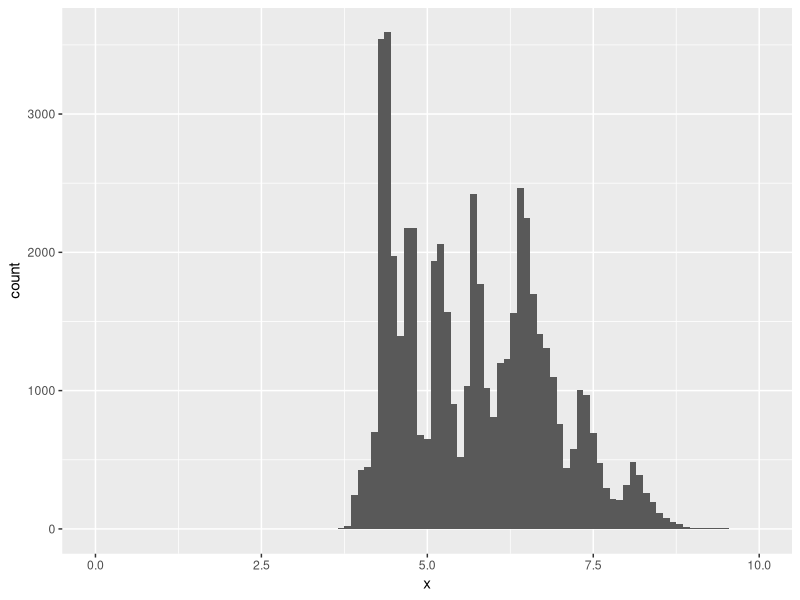
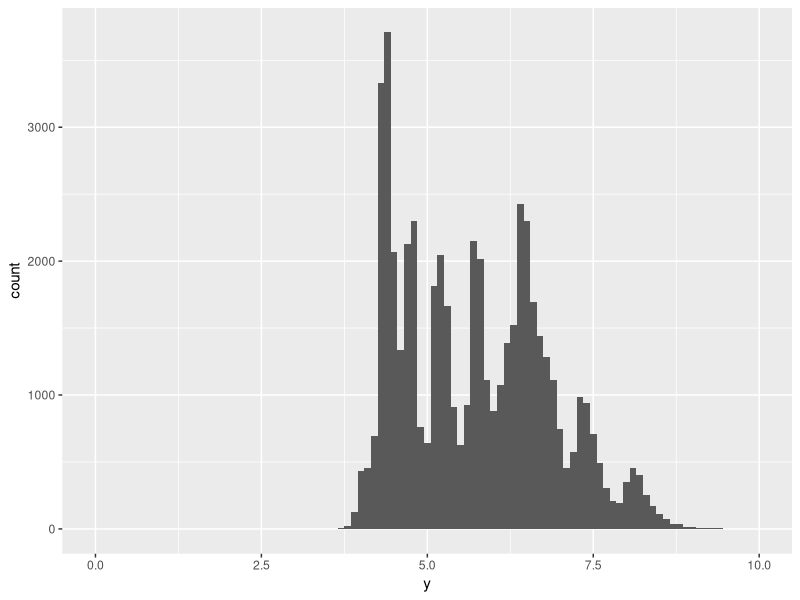
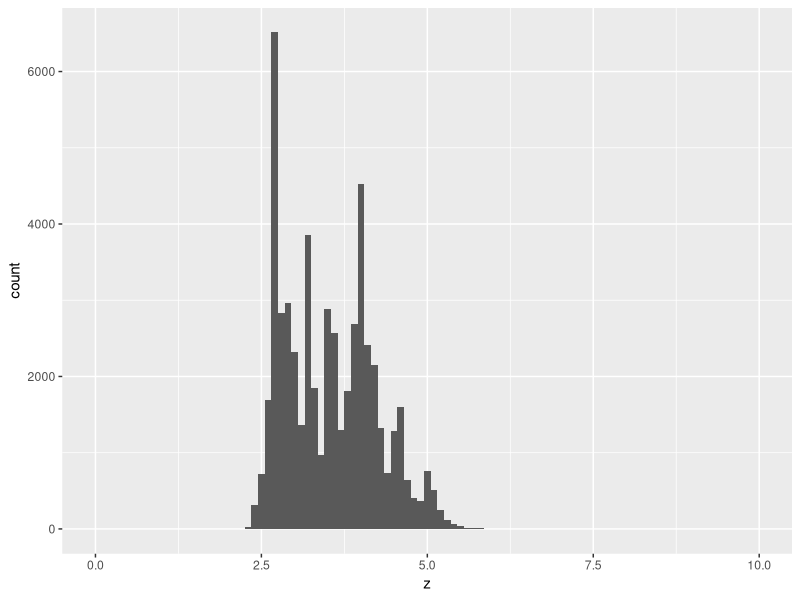
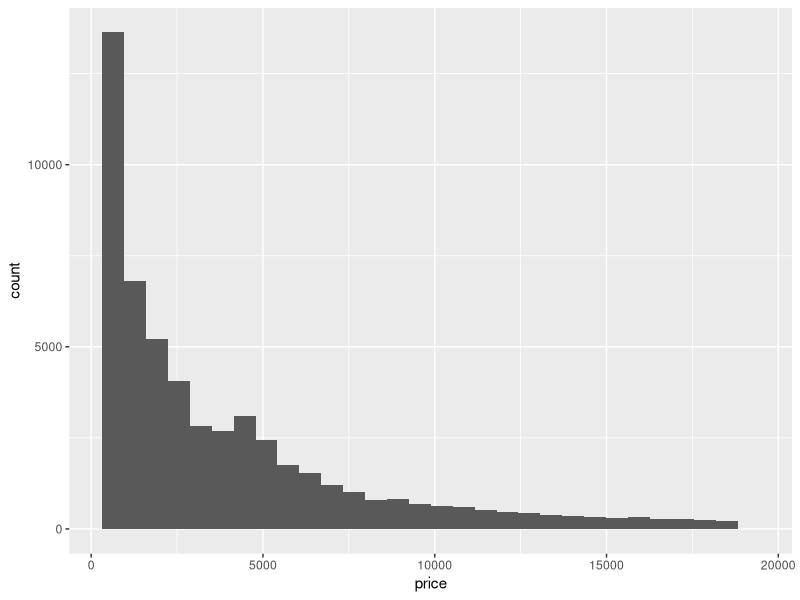
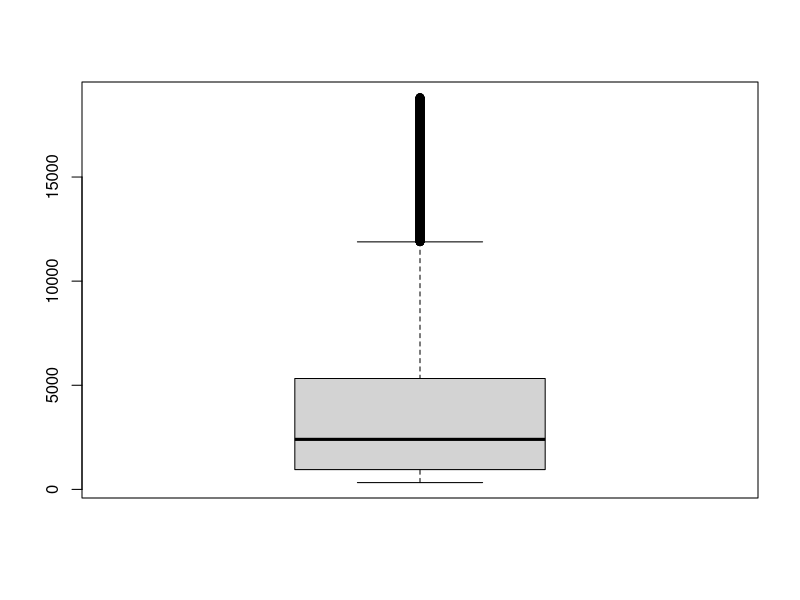
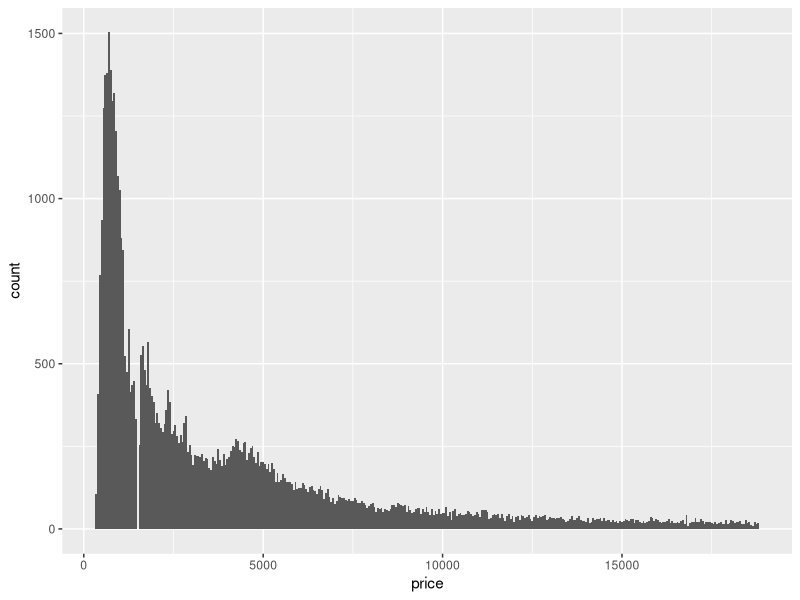
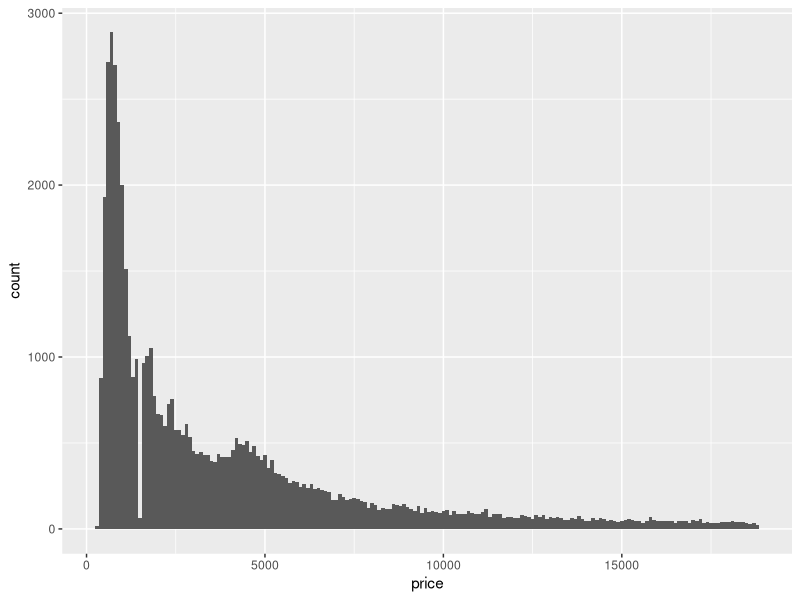
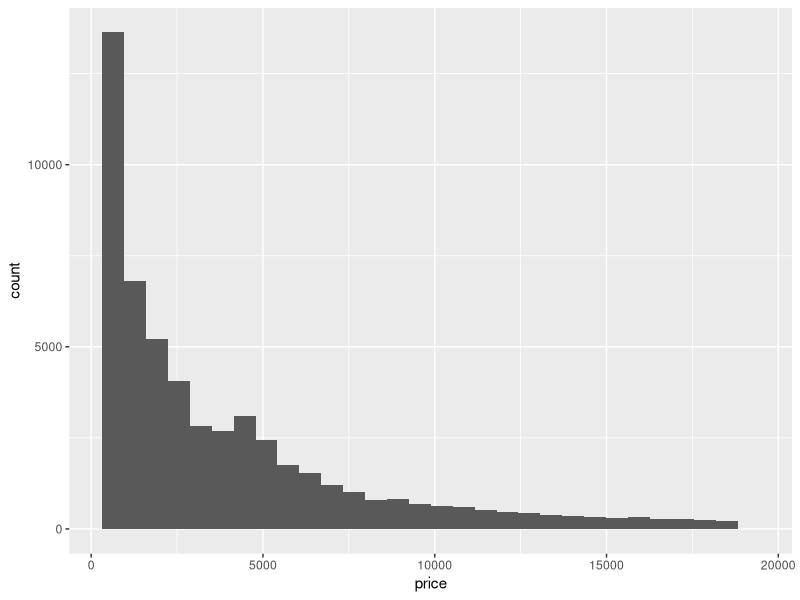

These figures' R source, in order:
##When you filter out NAs, percentage filtered out tells quality of data, can you work around NA values (average, etc)

##In class Work 1/31/22

install.packages('ggplot2')
library(ggplot2)

data(diamonds)

View(diamonds)

help('ggplot')

install.packages('dplyr')
library(dplyr)

smaller = diamonds %>% filter(x<10)

#What is the variability of the three variables x,y,z?

ggplot(data=diamonds)+geom_histogram(mapping=aes(x=x),binwidth=.1)+xlim(0,10)
ggplot(data=diamonds)+geom_histogram(mapping=aes(x=y),binwidth=0.1) +xlim(0,10)
ggplot(data=diamonds)+geom_histogram(mapping=aes(x=z),binwidth=.1)+xlim(0,10)

##Length, width, and depth are arbitrary descriptors without a picture reference but x and y are very similar in their distribuiton and thuse would represent the circular portion of the diamond that should have two similar measurements which i will call width and depth whilst the z variable is smaller than the other which I will call the length

#What is the variability of price?

ggplot(data=diamonds)+geom_histogram(mapping=aes(x=price))
#the default bin width shows a right skewed distribution

attach(diamonds)

boxplot(price)
#There is a significant number of outliers

ggplot(data=diamonds)+geom_histogram(mapping=aes(x=price),binwidth=50)
#There is a strange missing gap 
ggplot(data=diamonds)+geom_histogram(mapping=aes(x=price),binwidth=100)
#The strange gap is still there, it appears to be between around 1100 to 1200

#Question, what is causing this gap?

#How many diamonds are 0.99 carat and how many are 1.0 carat

carat99 = diamonds %>% filter(carat==0.99)
dim(carat99)

carat1=diamonds%>% filter(carat==1)
dim(carat1)

#There are 23 0.99 carat diamonds and 1558 1 carat diamonds. This is likely because people are not going to want to buy a 0.99 carat and will want a 1 carat diamond. 

#What is the difference between coord_cartesian and xlim and ylim?
ggplot(data=diamonds)+geom_histogram(mapping=aes(x=price))
ggplot(data=diamonds)+geom_histogram(mapping=aes(x=price)) +coord_cartesian(xlim=c(0,15000))
ggplot(data=diamonds)+geom_histogram(mapping=aes(x=price)) +coord_cartesian(ylim=c(0,15000))
ggplot(data=diamonds)+geom_histogram(mapping=aes(x=price)) +xlim(0,15000)
ggplot(data=diamonds)+geom_histogram(mapping=aes(x=price)) +ylim(0,15000)
ggplot(data=diamonds)+geom_histogram(mapping=aes(x=price),binwidth=100) +coord_cartesian(xlim=c(0,1050))

#Have strange values? Drop the entire row
diamonds2= diamonds %>% filter(between(y,3,20))

#Or replace with missing values
diamonds2=diamonds%>% mutate(y=ifelse(y<3|y>20,NA,y))

ggplot(data=diamonds2,mapping=aes(x=x,y=y))+geom_point()                               
#To get rid of missing value warning
ggplot(data=diamonds2,mapping=aes(x=x,y=y))+geom_point(na.rm=TRUE)                               

#What happens to missing values in histograms and sum and mean?
ggplot(data=diamonds2)+geom_histogram(mapping=aes(x=y))
sum(diamonds2$y)
mean(diamonds2$y)

